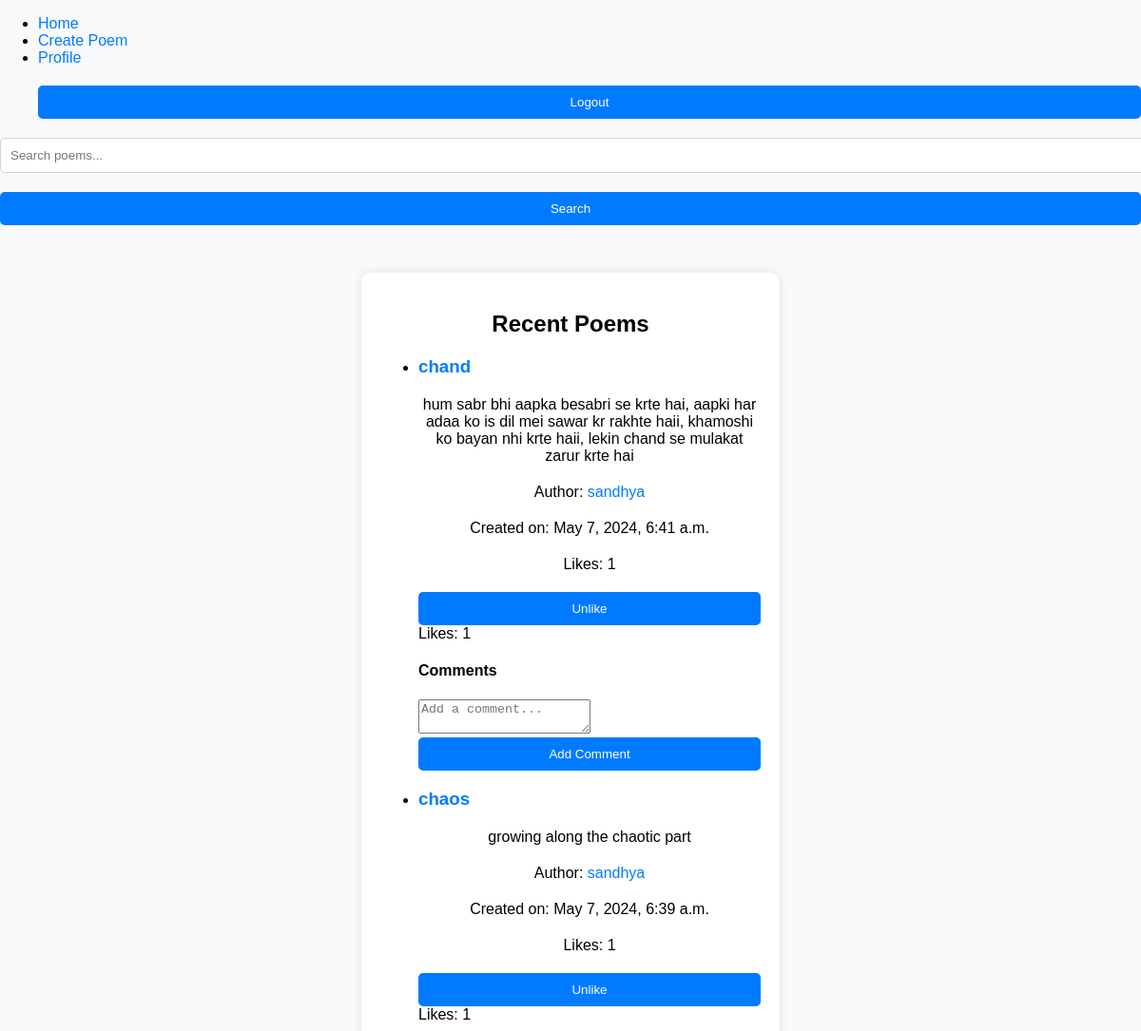
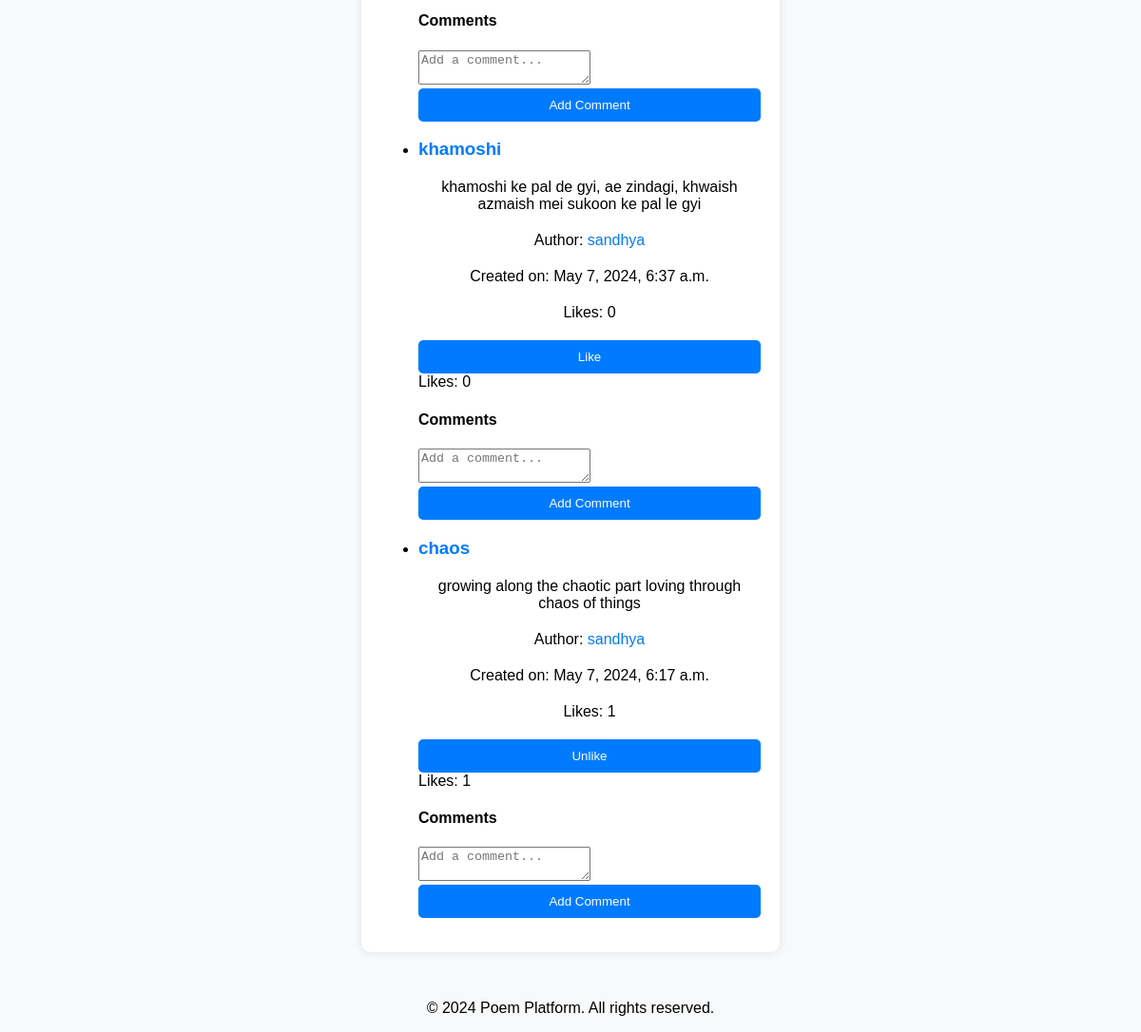
The app's page / (signed in) with its own data (2 pictures, top to bottom).
### accounts/models.py (models this page shows, shortened)
class Poem(models.Model):
    title = models.CharField(max_length=255)
    content = models.TextField()
    author = models.ForeignKey(settings.AUTH_USER_MODEL, on_delete=models.CASCADE)
    created_at = models.DateTimeField(auto_now_add=True)
    categories = models.ManyToManyField('Category', related_name='poems')
    tags = models.ManyToManyField('Tag', related_name='poems')
    likes = models.ManyToManyField(settings.AUTH_USER_MODEL, related_name='liked_poems', blank=True)
    comments = models.ManyToManyField('Comment', related_name='poems', blank=True)

class CustomUser(AbstractUser):
    def get_absolute_url(self):
        return reverse('profile_detail', args=[self.username])

### accounts/views.py (the view)
# urls.py: path('', views.home, name='home'),  # Home page
def home(request):
    recent_poems = Poem.objects.all().order_by('-created_at')[:10]
    liked_poems = list(request.user.liked_poems.values_list('id', flat=True))
    if request.user.is_authenticated:
        liked_poems = list(request.user.liked_poems.values_list('id', flat=True))
    context = {
        'recent_poems': recent_poems,
        'liked_poems': liked_poems,
    }
    return render(request, 'poem/home.html', context)

### accounts/templates/poem/home.html (shortened to what this page needs)
{% extends 'base.html' %}
{% block content %}
<div class="container">
    <h2>Recent Poems</h2>
    <ul>
        {% for poem in recent_poems %}
        <li>
            <h3><a href="{% url 'poem_detail' pk=poem.pk %}">{{ poem.title }}</a></h3>
            <p>{{ poem.content|truncatewords:50 }}</p>
            <p>Author: <a href="{% url 'profile_detail' username=poem.author.username %}">{{ poem.author.username }}</a></p>
            <p>Created on: {{ poem.created_at }}</p>
            <p>Likes: {{ poem.likes.count }}</p>
            <form method="post" action="{% url 'like_poem' pk=poem.pk %}">
                <button type="submit">
                    {% if request.user in poem.likes.all %}
                        Unlike
                    {% else %}
                        Like
                    {% endif %}
                </button>
                Likes: {{ poem.likes.count }}
            </form>
            <h4>Comments</h4>
            <form method="post" action="{% url 'add_comment' pk=poem.pk %}">
                <textarea name="content" placeholder="Add a comment..." required></textarea>
                <button type="submit">Add Comment</button>
            </form>
        </li>
        {% endfor %}
    </ul>
</div>
{% endblock %}

### staticfiles/css/styles.css (style rules this page uses)
body { font-family: Arial, sans-serif; margin: 0; padding: 0; background-color: #f8f9fa; }
.container { max-width: 400px; margin: 50px auto; padding: 20px; border-radius: 10px; background-color: #ffffff; box-shadow: 0px 0px 10px 0px rgba(0, 0, 0, 0.1); }
h2 { text-align: center; margin-bottom: 20px; }
form { margin-top: 20px; }
form button { width: 100%; padding: 10px; background-color: #007bff; color: #ffffff; border: none; border-radius: 5px; cursor: pointer; }
p { margin-top: 20px; text-align: center; }
a { color: #007bff; text-decoration: none; }

### records on screen
Poem: title "chand", content "hum sabr bhi aapka besabri se krte hai, aapki har adaa ko is dil mei sawar kr rakhte haii, khamoshi ko bayan nhi krte haii, lekin chand se mulakat zarur krte hai", author.username "sandhya", created_at "May 7, 2024, 6:41 a.m.", likes.count "1", shows "Unlike"
Poem: title "chaos", content "growing along the chaotic part", author.username "sandhya", created_at "May 7, 2024, 6:39 a.m.", likes.count "1", shows "Unlike"
Poem: title "khamoshi", content "khamoshi ke pal de gyi, ae zindagi, khwaish azmaish mei sukoon ke pal le gyi", author.username "sandhya", created_at "May 7, 2024, 6:37 a.m.", likes.count "0", shows "Like"
Poem: title "chaos", content "growing along the chaotic part loving through chaos of things", author.username "sandhya", created_at "May 7, 2024, 6:17 a.m.", likes.count "1", shows "Unlike"
